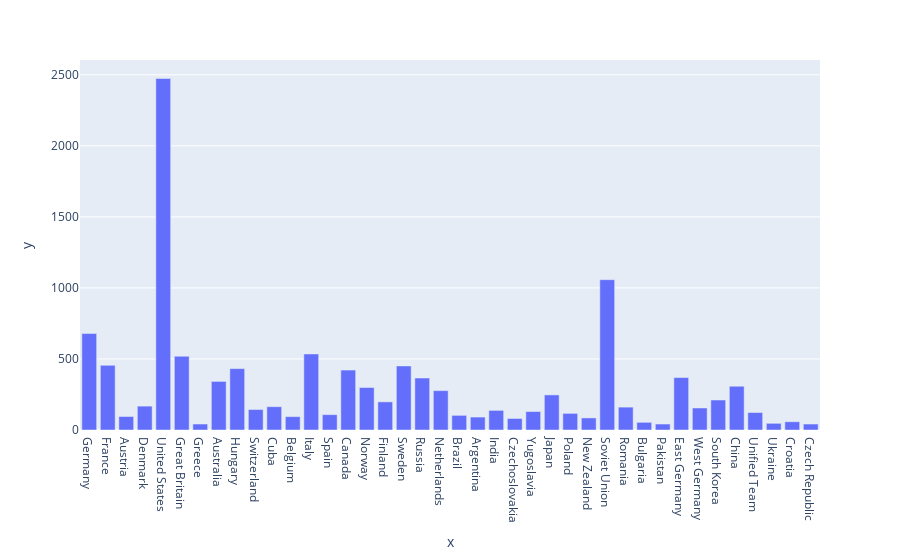

Notebook code for this chart:
### Code cell
# pieChart = px.pie( values=numberOfMedals, names=countriesArray)
pieChart = px.bar( y=numberOfMedals, x=countriesArray)
pieChart.show()

### Figure 1 — Plotly figure (JSON) as saved in the notebook; plotly's stock layout.template omitted (floating-point values rounded to 4 significant figures)
{"data": [{"alignmentgroup": "True", "hovertemplate": "x=%{x}<br>y=%{y}<extra></extra>", "legendgroup": "", "marker": {"color": "#636efa", "pattern": {"shape": ""}}, "name": "", "offsetgroup": "", "orientation": "v", "showlegend": false, "textposition": "auto", "type": "bar", "x": ["Germany", "France", "Austria", "Denmark", "United States", "Great Britain", "Greece", "Australia", "Hungary", "Switzerland", "Cuba", "Belgium", "Italy", "Spain", "Canada", "Norway", "Finland", "Sweden", "Russia", "Netherlands", "Brazil", "Argentina", "India", "Czechoslovakia", "Yugoslavia", "Japan", "Poland", "New Zealand", "Soviet Union", "Romania", "Bulgaria", "Pakistan", "East Germany", "West Germany", "South Korea", "China", "Unified Team", "Ukraine", "Croatia", "Czech Republic"], "xaxis": "x", "y": [679, 455, 95, 168, 2474, 519, 42, 342, 432, 144, 164, 94, 535, 108, 422, 299, 198, 451, 366, 277, 103, 91, 138, 81, 130, 247, 117, 85, 1058, 161, 54, 42, 369, 155, 211, 308, 123, 47, 58, 42], "yaxis": "y"}], "layout": {"barmode": "relative", "legend": {"tracegroupgap": 0}, "margin": {"t": 60}, "xaxis": {"anchor": "y", "domain": [0, 1], "title": {"text": "x"}}, "yaxis": {"anchor": "x", "domain": [0, 1], "title": {"text": "y"}}}}
